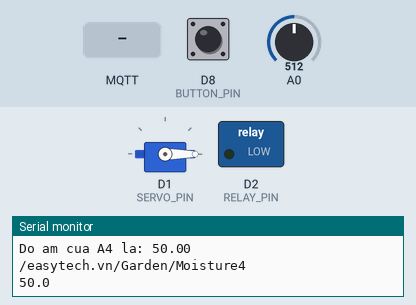
Simulated run of this sketch. Board: ESP8266 (NodeMCU). Parts: servo, switched loads named in the sketch (green lamp = pin HIGH), the last lines printed to the serial monitor. Inputs (shaded band) come from the test bench; at power-on: D8 (BUTTON_PIN) LOW, A0 = 512. WiFi joins after 1.5 s; servers stay silent unless stated; no MQTT or app messages arrive unless stated; pins used as bus, display or sensor lines are not drawn.

Above: at 2.7 s.
2.8 s: MQTT message "1" arrives on the first subscribed topic
At 3.9 s:
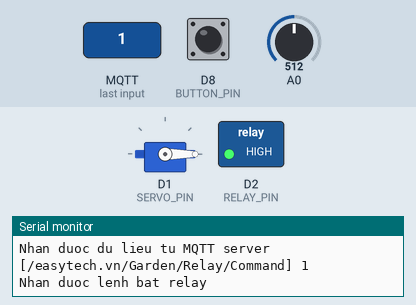
4.3 s: MQTT message "0" arrives on the first subscribed topic
At 5.5 s:
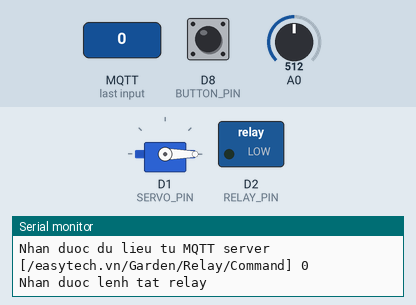
5.8 s: D8 (BUTTON_PIN) pulled HIGH for 0.15 s
At 6.8 s:
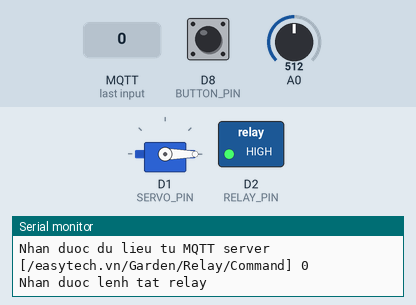
Timing chart, 0 to 27.3 s (numbered marks = the images above; inputs shaded):
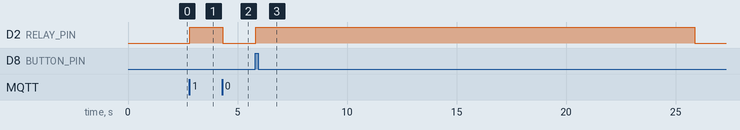

The sketch:

gardener_sample_code.ino
```cpp
#include <ESP8266WiFi.h>
#include <string.h>
#include <PubSubClient.h>
#include <Servo.h>

// Analog multiplexer
#define AMUXSEL0 D5     // AMUX Selector 0
#define AMUXSEL1 D6     // AMUX Selector 1
#define AMUXSEL2 D7     // AMUX Selector 2

// Khai báo các chân nối với động cơ servo, relay và nút nhấn
#define SERVO_PIN D1
#define RELAY_PIN D2
#define BUTTON_PIN D8

// Cấu hình Wifi, sửa lại theo đúng mạng Wifi của bạn
const char* WIFI_SSID = "Sandiego";
const char* WIFI_PWD = "0988807067";


// Cấu hình cho giao thức MQTT
const char* clientId = "Autogardener1";
const char* mqttServer = "192.168.1.110";
const int mqttPort = 1883;
// Username và password để kết nối đến MQTT server nếu server có
// bật chế độ xác thực trên MQTT server
// Nếu không dùng thì cứ để vậy
const char* mqttUsername = "<MQTT_BROKER_USERNAME>";
const char* mqttPassword = "<MQTT_BROKER_PASSWORD>";

// Tên MQTT topic để gửi thông tin về độ ẩm
String moistureTopic = "/easytech.vn/Garden/Moisture";
// Tên MQTT topic để gửi thông tin về relay
const char* relayStatusTopic = "/easytech.vn/Garden/Relay/Status";
const char* relayCmdTopic = "/easytech.vn/Garden/Relay/Command";

// Khai báo tần suất cập nhật dữ liệu là 10 phút 1 lần
const int UPDATE_INTERVAL = 20000; //1 * 60 * 1000;
unsigned long lastSentToServer = 0;

// Khai báo thời gian bật relay tưới nước
const int WATER_INTERVAL = 20000;
unsigned long wateringStartTime = 0;
int relayStatus = false;

// Khởi tạo module điều khiển động cơ servo
Servo servo;

// Khởi tạo thư viện để kết nối wifi và MQTT server
WiFiClient wclient;
PubSubClient client(wclient);

void setup() {
  Serial.begin(115200);

  // Thiết lập chế độ hoạt động các chân

  // Các chân nối điều khiển Analog Multiplexer và relay sẽ là output
  pinMode(AMUXSEL0, OUTPUT);
  pinMode(AMUXSEL1, OUTPUT);
  pinMode(AMUXSEL2, OUTPUT);

  pinMode(RELAY_PIN, OUTPUT);

  // Chân nhận tín hiệu từ nú nhấn sẽ là Input
  pinMode(BUTTON_PIN, INPUT);

  // Mặc định tắt relay khi khởi động
  digitalWrite(RELAY_PIN, LOW);

  // Khởi tạo động cơ servo và trả về vị trí ban đầu
  servo.attach(SERVO_PIN);
  servo.write(0);

  // Kết nối Wifi và chờ đến khi kết nối thành công
  Serial.print("Dang ket noi wifi");
  WiFi.begin(WIFI_SSID, WIFI_PWD);

  int count = 0;
  while (WiFi.status() != WL_CONNECTED) {
    delay(300);
    Serial.print(".");
    count++;

    if (count > 20) {
      ESP.restart();
    }
  }

  Serial.println("thanh cong");

  Serial.print("IP address: ");
  Serial.println(WiFi.localIP());

  // Kết nối tới MQTT server
  client.setServer(mqttServer, mqttPort);
  // Đăng ký hàm sẽ xử lý khi có dữ liệu từ MQTT server gửi về
  client.setCallback(onMQTTMessageReceived);
}

void loop() {
  // Kiểm tra kết nối tới MQTT server
  if (!client.connected()) {
    if (client.connect(clientId, mqttUsername, mqttPassword)) {
      Serial.println("Ket noi toi MQTT server thanh cong");
      // Đăng ký nhận lệnh bật tắt relay từ server qua MQTT topic
      client.subscribe(relayCmdTopic);
      client.loop();
    } else {
      Serial.print("Khong the ket noi toi MQTT server, error code =");
      Serial.print(client.state());
      delay(5000);
      return;
    }
  } else {
    client.loop();
  }

  // Kiểm tra xem đến lúc gửi dữ liệu từ sensor về server hay chưa
  unsigned long currentMillis = millis();

  if (lastSentToServer == 0 || currentMillis - lastSentToServer >= UPDATE_INTERVAL) {
    updateMoistureSensor();
    lastSentToServer = currentMillis;
  }

  // Kiểm tra xem đến lúc tắt tưới nước chưa nếu đang tưới nước
  if (relayStatus) {
    unsigned long currentMillis = millis();

    if (currentMillis - wateringStartTime >= WATER_INTERVAL) {
      stopWatering();
    }
  }


  // Kiểm tra xem nút nhấn có được nhấn hay không
  int buttonState = digitalRead(BUTTON_PIN);

  if (buttonState == HIGH) {
    // Nếu nút được nhấn thì bật tưới nước
    startWatering();
    delay(500);
  }

  delay(50);
}

void updateMoistureSensor() {
  char buf[10];
  char topic[100];

  for(int i=0; i<4; i++) {
    float moistureValue = readAnalogInput(i)*100/1023;
    Serial.print("Do am cua A"); Serial.print(i+1); Serial.print(" la: ");
    Serial.println(moistureValue);
    dtostrf(moistureValue, 4, 1, buf);
    String topicStr = moistureTopic + String(i+1);
    Serial.println(topicStr);
    Serial.println(buf);
    topicStr.toCharArray(topic, 100);
    client.publish(topic, buf);
    delay(50);
  }
}

/*
 * Hàm đọc giá trị analog từ analog multiplexer
 *
 */
int readAnalogInput(int chan) {
  yield();
  // Thiết lập 3 chân điều khiển multiplexer tương ứng với analog channel cần đọc
  switch(chan) {
    case 0:
      digitalWrite(AMUXSEL0, 0);
      digitalWrite(AMUXSEL1, 0);
      digitalWrite(AMUXSEL2, 0);
      delay(100);
     break;
    case 1:
      digitalWrite(AMUXSEL0, 1);
      digitalWrite(AMUXSEL1, 0);
      digitalWrite(AMUXSEL2, 0);
      delay(100);
      break;
    case 2:
      digitalWrite(AMUXSEL0, 0);
      digitalWrite(AMUXSEL1, 1);
      digitalWrite(AMUXSEL2, 0);
      delay(100);
      break;
    case 3:
      digitalWrite(AMUXSEL0, 1);
      digitalWrite(AMUXSEL1, 1);
      digitalWrite(AMUXSEL2, 0);
      delay(100);
      break;
    case 4:
      digitalWrite(AMUXSEL0, 0);
      digitalWrite(AMUXSEL1, 0);
      digitalWrite(AMUXSEL2, 1);
      delay(100);
      break;
    case 5:
      digitalWrite(AMUXSEL0, 1);
      digitalWrite(AMUXSEL1, 0);
      digitalWrite(AMUXSEL2, 1);
      delay(100);
      break;
    case 6:
      digitalWrite(AMUXSEL0, 0);
      digitalWrite(AMUXSEL1, 1);
      digitalWrite(AMUXSEL2, 1);
      delay(100);
      break;
    case 7:
      digitalWrite(AMUXSEL0, 1);
      digitalWrite(AMUXSEL1, 1);
      digitalWrite(AMUXSEL2, 1);
      delay(100);
      break;
    default:
      break;
  }

  return analogRead(A0);
}

void startWatering() {
  digitalWrite(RELAY_PIN, HIGH);
  client.publish(relayStatusTopic, "1");
  relayStatus = true;
  wateringStartTime = millis();
  /*
  for(int i=0; i<=180; i++) {
    servo.write(i);
    i += 15;
    delay(2000);
  }
  */
  return;
}

void stopWatering() {
  digitalWrite(RELAY_PIN, LOW);
  servo.write(0);
  client.publish(relayStatusTopic, "0");
  wateringStartTime = 0;
  relayStatus = false;
  return;
}

void onMQTTMessageReceived(char* topic, byte* payload, unsigned int length) {
  Serial.print("Nhan duoc du lieu tu MQTT server [");
  Serial.print(topic);
  Serial.print("] ");
  for (int i = 0; i < length; i++) {
    Serial.print((char)payload[i]);
  }
  Serial.println();

  if (strcmp(topic, relayCmdTopic) == 0) {
    if ((char)payload[0] == '1') {
      Serial.println("Nhan duoc lenh bat relay");
      startWatering();
    } else if ((char)payload[0] == '0') {
      Serial.println("Nhan duoc lenh tat relay");
      stopWatering();
    } else {
      Serial.print("Lenh nhan duoc khong hop le: "); Serial.println(payload[0]);
    }
  }
}
```

Measured:
- after the input at 2.8 s, D2 (RELAY_PIN): LOW → HIGH at once
- after the input at 4.3 s, D2 (RELAY_PIN): HIGH → LOW at once
- after the input at 5.8 s, D2 (RELAY_PIN): LOW → HIGH at once, → LOW 20.0 s later
